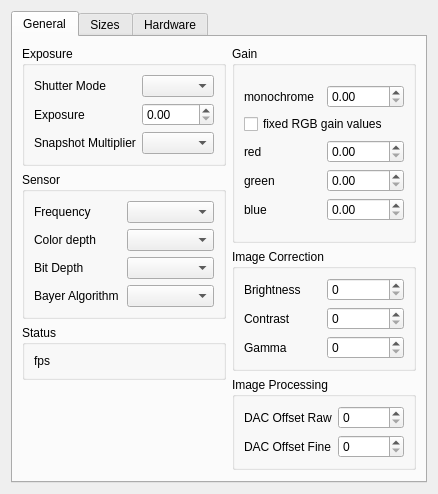
<?xml version="1.0" encoding="UTF-8"?>
<ui version="4.0">
 <class>WidgetCameraSMXSettings</class>
 <widget class="QWidget" name="WidgetCameraSMXSettings">
  <property name="geometry">
   <rect>
    <x>0</x>
    <y>0</y>
    <width>438</width>
    <height>472</height>
   </rect>
  </property>
  <property name="windowTitle">
   <string>Form</string>
  </property>
  <layout class="QGridLayout" name="gridLayout">
   <item row="1" column="0">
    <widget class="QTabWidget" name="tabWidget">
     <property name="minimumSize">
      <size>
       <width>150</width>
       <height>0</height>
      </size>
     </property>
     <property name="currentIndex">
      <number>0</number>
     </property>
     <widget class="QWidget" name="tab">
      <attribute name="title">
       <string>General</string>
      </attribute>
      <layout class="QGridLayout" name="gridLayout_18">
       <item row="0" column="0">
        <widget class="QGroupBox" name="groupBox_3">
         <property name="sizePolicy">
          <sizepolicy hsizetype="Expanding" vsizetype="Preferred">
           <horstretch>5</horstretch>
           <verstretch>0</verstretch>
          </sizepolicy>
         </property>
         <property name="title">
          <string>Exposure</string>
         </property>
         <layout class="QGridLayout" name="gridLayout_4">
          <item row="0" column="0">
           <layout class="QGridLayout" name="gridLayout_5">
            <item row="0" column="0">
             <widget class="QLabel" name="label_33">
              <property name="text">
               <string>Shutter Mode</string>
              </property>
             </widget>
            </item>
            <item row="0" column="1">
             <widget class="QComboBox" name="comboBoxShutterMode"/>
            </item>
            <item row="1" column="0">
             <widget class="QLabel" name="label_19">
              <property name="text">
               <string>Exposure</string>
              </property>
             </widget>
            </item>
            <item row="1" column="1">
             <widget class="QDoubleSpinBox" name="doubleSpinBoxExposure"/>
            </item>
            <item row="2" column="0">
             <widget class="QLabel" name="label_24">
              <property name="sizePolicy">
               <sizepolicy hsizetype="Expanding" vsizetype="Preferred">
                <horstretch>5</horstretch>
                <verstretch>0</verstretch>
               </sizepolicy>
              </property>
              <property name="text">
               <string>Snapshot Multiplier</string>
              </property>
             </widget>
            </item>
            <item row="2" column="1">
             <widget class="QComboBox" name="comboBoxSnapshotMultiplier"/>
            </item>
           </layout>
          </item>
         </layout>
        </widget>
       </item>
       <item row="0" column="1" rowspan="2">
        <widget class="QGroupBox" name="groupBox_2">
         <property name="sizePolicy">
          <sizepolicy hsizetype="Expanding" vsizetype="Preferred">
           <horstretch>5</horstretch>
           <verstretch>0</verstretch>
          </sizepolicy>
         </property>
         <property name="title">
          <string>Gain</string>
         </property>
         <layout class="QGridLayout" name="gridLayout_12">
          <item row="0" column="0">
           <layout class="QGridLayout" name="gridLayout_11">
            <item row="0" column="0">
             <widget class="QLabel" name="label_3">
              <property name="text">
               <string>monochrome</string>
              </property>
             </widget>
            </item>
            <item row="0" column="1">
             <widget class="QDoubleSpinBox" name="doubleSpinBoxGainMono"/>
            </item>
            <item row="2" column="0">
             <widget class="QLabel" name="label_30">
              <property name="text">
               <string>red</string>
              </property>
             </widget>
            </item>
            <item row="1" column="0" colspan="2">
             <widget class="QCheckBox" name="checkBoxFixedRGBGainValues">
              <property name="text">
               <string>fixed RGB gain values</string>
              </property>
             </widget>
            </item>
            <item row="3" column="0">
             <widget class="QLabel" name="label_31">
              <property name="text">
               <string>green</string>
              </property>
             </widget>
            </item>
            <item row="4" column="0">
             <widget class="QLabel" name="label_32">
              <property name="text">
               <string>blue</string>
              </property>
             </widget>
            </item>
            <item row="2" column="1">
             <widget class="QDoubleSpinBox" name="doubleSpinBoxGainRed"/>
            </item>
            <item row="3" column="1">
             <widget class="QDoubleSpinBox" name="doubleSpinBoxGainGreen"/>
            </item>
            <item row="4" column="1">
             <widget class="QDoubleSpinBox" name="doubleSpinBoxGainBlue"/>
            </item>
           </layout>
          </item>
         </layout>
        </widget>
       </item>
       <item row="1" column="0" rowspan="2">
        <widget class="QGroupBox" name="groupBox_5">
         <property name="title">
          <string>Sensor</string>
         </property>
         <layout class="QGridLayout" name="gridLayout_16">
          <item row="1" column="0">
           <layout class="QGridLayout" name="gridLayout_15">
            <item row="0" column="0">
             <widget class="QLabel" name="label_2">
              <property name="text">
               <string>Frequency</string>
              </property>
             </widget>
            </item>
            <item row="1" column="0">
             <widget class="QLabel" name="label_8">
              <property name="text">
               <string>Color depth</string>
              </property>
             </widget>
            </item>
            <item row="1" column="1">
             <widget class="QComboBox" name="comboBoxColorDepth"/>
            </item>
            <item row="2" column="0">
             <widget class="QLabel" name="label_9">
              <property name="text">
               <string>Bit Depth</string>
              </property>
             </widget>
            </item>
            <item row="2" column="1">
             <widget class="QComboBox" name="comboBoxBitDepth"/>
            </item>
            <item row="3" column="0">
             <widget class="QLabel" name="label_10">
              <property name="text">
               <string>Bayer Algorithm</string>
              </property>
             </widget>
            </item>
            <item row="3" column="1">
             <widget class="QComboBox" name="comboBoxBayerAlgorithm"/>
            </item>
            <item row="0" column="1">
             <widget class="QComboBox" name="comboBoxFrequency">
              <property name="minimumSize">
               <size>
                <width>0</width>
                <height>0</height>
               </size>
              </property>
             </widget>
            </item>
           </layout>
          </item>
         </layout>
        </widget>
       </item>
       <item row="2" column="1" rowspan="2">
        <widget class="QGroupBox" name="groupBox">
         <property name="sizePolicy">
          <sizepolicy hsizetype="Expanding" vsizetype="Preferred">
           <horstretch>5</horstretch>
           <verstretch>0</verstretch>
          </sizepolicy>
         </property>
         <property name="title">
          <string>Image Correction</string>
         </property>
         <layout class="QGridLayout" name="gridLayout_10">
          <item row="0" column="0">
           <layout class="QGridLayout" name="gridLayout_7">
            <item row="0" column="0">
             <widget class="QLabel" name="label_5">
              <property name="text">
               <string>Brightness</string>
              </property>
             </widget>
            </item>
            <item row="0" column="1">
             <widget class="QSpinBox" name="spinBoxBrightness"/>
            </item>
            <item row="1" column="0">
             <widget class="QLabel" name="label_6">
              <property name="text">
               <string>Contrast</string>
              </property>
             </widget>
            </item>
            <item row="1" column="1">
             <widget class="QSpinBox" name="spinBoxContrast"/>
            </item>
            <item row="2" column="0">
             <widget class="QLabel" name="label_7">
              <property name="text">
               <string>Gamma</string>
              </property>
             </widget>
            </item>
            <item row="2" column="1">
             <widget class="QSpinBox" name="spinBoxGamma"/>
            </item>
           </layout>
          </item>
         </layout>
        </widget>
       </item>
       <item row="3" column="0" rowspan="2">
        <widget class="QGroupBox" name="groupBox_4">
         <property name="title">
          <string>Status</string>
         </property>
         <layout class="QGridLayout" name="gridLayout_14">
          <item row="0" column="0">
           <layout class="QGridLayout" name="gridLayout_13">
            <item row="0" column="0">
             <widget class="QLabel" name="label_20">
              <property name="text">
               <string>fps</string>
              </property>
             </widget>
            </item>
            <item row="0" column="1">
             <widget class="QLabel" name="labelFramesPerSecond">
              <property name="text">
               <string/>
              </property>
             </widget>
            </item>
           </layout>
          </item>
         </layout>
        </widget>
       </item>
       <item row="4" column="1" rowspan="2">
        <widget class="QGroupBox" name="groupBox_6">
         <property name="title">
          <string>Image Processing</string>
         </property>
         <layout class="QGridLayout" name="gridLayout_17">
          <item row="0" column="0">
           <layout class="QGridLayout" name="gridLayout_2">
            <item row="0" column="0">
             <widget class="QLabel" name="label">
              <property name="text">
               <string>DAC Offset Raw</string>
              </property>
             </widget>
            </item>
            <item row="1" column="0">
             <widget class="QLabel" name="label_23">
              <property name="text">
               <string>DAC Offset Fine</string>
              </property>
             </widget>
            </item>
            <item row="0" column="1">
             <widget class="QSpinBox" name="spinBoxDACOffsetRaw"/>
            </item>
            <item row="1" column="1">
             <widget class="QSpinBox" name="spinBoxDACOffsetFine"/>
            </item>
           </layout>
          </item>
         </layout>
        </widget>
       </item>
       <item row="5" column="0">
        <spacer name="verticalSpacer_3">
         <property name="orientation">
          <enum>Qt::Vertical</enum>
         </property>
         <property name="sizeHint" stdset="0">
          <size>
           <width>20</width>
           <height>40</height>
          </size>
         </property>
        </spacer>
       </item>
       <item row="6" column="1">
        <spacer name="verticalSpacer_5">
         <property name="orientation">
          <enum>Qt::Vertical</enum>
         </property>
         <property name="sizeHint" stdset="0">
          <size>
           <width>20</width>
           <height>84</height>
          </size>
         </property>
        </spacer>
       </item>
      </layout>
     </widget>
     <widget class="QWidget" name="tab_2">
      <attribute name="title">
       <string>Sizes</string>
      </attribute>
      <layout class="QGridLayout" name="gridLayout_6">
       <item row="0" column="0">
        <layout class="QGridLayout" name="gridLayout_3">
         <item row="0" column="0">
          <widget class="QLabel" name="label_11">
           <property name="text">
            <string>Sensor width</string>
           </property>
          </widget>
         </item>
         <item row="1" column="0">
          <widget class="QLabel" name="label_12">
           <property name="text">
            <string>Sensor height</string>
           </property>
          </widget>
         </item>
         <item row="3" column="0">
          <widget class="QLabel" name="label_13">
           <property name="text">
            <string>Window (Left)</string>
           </property>
          </widget>
         </item>
         <item row="4" column="0">
          <widget class="QLabel" name="label_14">
           <property name="text">
            <string>Window (Top)</string>
           </property>
          </widget>
         </item>
         <item row="5" column="0">
          <widget class="QLabel" name="label_15">
           <property name="text">
            <string>Window (Height)</string>
           </property>
          </widget>
         </item>
         <item row="6" column="0">
          <widget class="QLabel" name="label_16">
           <property name="text">
            <string>Window (Width)</string>
           </property>
          </widget>
         </item>
         <item row="7" column="0">
          <widget class="QLabel" name="label_17">
           <property name="text">
            <string>Mirror - X</string>
           </property>
          </widget>
         </item>
         <item row="8" column="0">
          <widget class="QLabel" name="label_18">
           <property name="sizePolicy">
            <sizepolicy hsizetype="Expanding" vsizetype="Preferred">
             <horstretch>5</horstretch>
             <verstretch>0</verstretch>
            </sizepolicy>
           </property>
           <property name="text">
            <string>Mirror - Y</string>
           </property>
          </widget>
         </item>
         <item row="0" column="1">
          <widget class="QSpinBox" name="spinBoxSensorWidth">
           <property name="enabled">
            <bool>false</bool>
           </property>
           <property name="minimumSize">
            <size>
             <width>150</width>
             <height>0</height>
            </size>
           </property>
          </widget>
         </item>
         <item row="1" column="1">
          <widget class="QSpinBox" name="spinBoxSensorHeight">
           <property name="enabled">
            <bool>false</bool>
           </property>
          </widget>
         </item>
         <item row="3" column="1">
          <widget class="QSpinBox" name="spinBoxViewPortLeft"/>
         </item>
         <item row="4" column="1">
          <widget class="QSpinBox" name="spinBoxViewPortTop"/>
         </item>
         <item row="5" column="1">
          <widget class="QSpinBox" name="spinBoxViewPortHeight"/>
         </item>
         <item row="6" column="1">
          <widget class="QSpinBox" name="spinBoxViewPortWidth"/>
         </item>
         <item row="8" column="1">
          <widget class="QComboBox" name="comboBoxMirrorY">
           <property name="sizePolicy">
            <sizepolicy hsizetype="Expanding" vsizetype="Fixed">
             <horstretch>10</horstretch>
             <verstretch>0</verstretch>
            </sizepolicy>
           </property>
          </widget>
         </item>
         <item row="7" column="1">
          <widget class="QComboBox" name="comboBoxMirrorX"/>
         </item>
         <item row="2" column="0">
          <widget class="QLabel" name="label_4">
           <property name="text">
            <string>Decimation</string>
           </property>
          </widget>
         </item>
         <item row="2" column="1">
          <widget class="QComboBox" name="comboBoxDecimation"/>
         </item>
        </layout>
       </item>
       <item row="0" column="1">
        <spacer name="horizontalSpacer_2">
         <property name="orientation">
          <enum>Qt::Horizontal</enum>
         </property>
         <property name="sizeHint" stdset="0">
          <size>
           <width>41</width>
           <height>201</height>
          </size>
         </property>
        </spacer>
       </item>
       <item row="1" column="0">
        <spacer name="verticalSpacer_2">
         <property name="orientation">
          <enum>Qt::Vertical</enum>
         </property>
         <property name="sizeHint" stdset="0">
          <size>
           <width>20</width>
           <height>40</height>
          </size>
         </property>
        </spacer>
       </item>
      </layout>
     </widget>
     <widget class="QWidget" name="tab_3">
      <attribute name="title">
       <string>Hardware</string>
      </attribute>
      <layout class="QGridLayout" name="gridLayout_9">
       <item row="0" column="0">
        <layout class="QGridLayout" name="gridLayout_8">
         <item row="0" column="0">
          <widget class="QLabel" name="label_25">
           <property name="text">
            <string>Devicename</string>
           </property>
          </widget>
         </item>
         <item row="1" column="0">
          <widget class="QLabel" name="label_26">
           <property name="text">
            <string>Sensor Type</string>
           </property>
          </widget>
         </item>
         <item row="2" column="0">
          <widget class="QLabel" name="label_27">
           <property name="text">
            <string>ID</string>
           </property>
          </widget>
         </item>
         <item row="3" column="0">
          <widget class="QLabel" name="label_28">
           <property name="text">
            <string>Version</string>
           </property>
          </widget>
         </item>
         <item row="4" column="0">
          <widget class="QLabel" name="label_29">
           <property name="text">
            <string>Serial</string>
           </property>
          </widget>
         </item>
         <item row="0" column="1">
          <widget class="QLabel" name="labelDevicename">
           <property name="sizePolicy">
            <sizepolicy hsizetype="Expanding" vsizetype="Preferred">
             <horstretch>0</horstretch>
             <verstretch>0</verstretch>
            </sizepolicy>
           </property>
           <property name="text">
            <string/>
           </property>
          </widget>
         </item>
         <item row="1" column="1">
          <widget class="QLabel" name="labelSensorType">
           <property name="text">
            <string/>
           </property>
          </widget>
         </item>
         <item row="2" column="1">
          <widget class="QLabel" name="labelHardwareID">
           <property name="text">
            <string/>
           </property>
          </widget>
         </item>
         <item row="3" column="1">
          <widget class="QLabel" name="labelVersion">
           <property name="text">
            <string/>
           </property>
          </widget>
         </item>
         <item row="4" column="1">
          <widget class="QLabel" name="labelSerial">
           <property name="text">
            <string/>
           </property>
          </widget>
         </item>
         <item row="5" column="0">
          <widget class="QLabel" name="label_22">
           <property name="text">
            <string>Pixels</string>
           </property>
          </widget>
         </item>
         <item row="5" column="1">
          <widget class="QLabel" name="labelMegapixel">
           <property name="text">
            <string/>
           </property>
          </widget>
         </item>
        </layout>
       </item>
       <item row="0" column="1">
        <spacer name="horizontalSpacer_4">
         <property name="orientation">
          <enum>Qt::Horizontal</enum>
         </property>
         <property name="sizeHint" stdset="0">
          <size>
           <width>138</width>
           <height>20</height>
          </size>
         </property>
        </spacer>
       </item>
       <item row="2" column="0">
        <spacer name="verticalSpacer_4">
         <property name="orientation">
          <enum>Qt::Vertical</enum>
         </property>
         <property name="sizeHint" stdset="0">
          <size>
           <width>20</width>
           <height>167</height>
          </size>
         </property>
        </spacer>
       </item>
      </layout>
     </widget>
    </widget>
   </item>
  </layout>
 </widget>
 <resources/>
 <connections/>
</ui>
